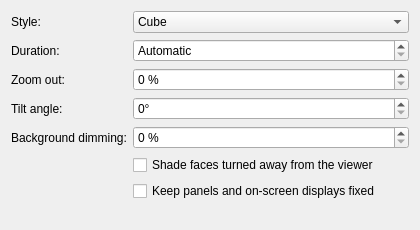
<?xml version="1.0" encoding="UTF-8"?>
<ui version="4.0">
 <class>FacetsConfig</class>
 <widget class="QWidget" name="FacetsConfig">
  <property name="geometry">
   <rect>
    <x>0</x>
    <y>0</y>
    <width>420</width>
    <height>230</height>
   </rect>
  </property>
  <layout class="QFormLayout" name="formLayout">
   <item row="0" column="0">
    <widget class="QLabel" name="styleLabel">
     <property name="text">
      <string>Style:</string>
     </property>
     <property name="buddy">
      <cstring>kcfg_Style</cstring>
     </property>
    </widget>
   </item>
   <item row="0" column="1">
    <widget class="QComboBox" name="kcfg_Style">
     <property name="toolTip">
      <string>3D transition used when switching virtual desktops</string>
     </property>
     <item>
      <property name="text">
       <string>Cube</string>
      </property>
     </item>
     <item>
      <property name="text">
       <string>Flip</string>
      </property>
     </item>
     <item>
      <property name="text">
       <string>Deck</string>
      </property>
     </item>
    </widget>
   </item>
   <item row="1" column="0">
    <widget class="QLabel" name="durationLabel">
     <property name="text">
      <string>Duration:</string>
     </property>
     <property name="buddy">
      <cstring>kcfg_Duration</cstring>
     </property>
    </widget>
   </item>
   <item row="1" column="1">
    <widget class="QSpinBox" name="kcfg_Duration">
     <property name="toolTip">
      <string>Animation length in milliseconds, 0 follows the global animation speed</string>
     </property>
     <property name="specialValueText">
      <string>Automatic</string>
     </property>
     <property name="suffix">
      <string> ms</string>
     </property>
     <property name="minimum">
      <number>0</number>
     </property>
     <property name="maximum">
      <number>3000</number>
     </property>
     <property name="singleStep">
      <number>50</number>
     </property>
    </widget>
   </item>
   <item row="2" column="0">
    <widget class="QLabel" name="zoomOutLabel">
     <property name="text">
      <string>Zoom out:</string>
     </property>
     <property name="buddy">
      <cstring>kcfg_ZoomOut</cstring>
     </property>
    </widget>
   </item>
   <item row="2" column="1">
    <widget class="QSpinBox" name="kcfg_ZoomOut">
     <property name="toolTip">
      <string>How far the camera pulls back at the middle of the animation</string>
     </property>
     <property name="suffix">
      <string> %</string>
     </property>
     <property name="minimum">
      <number>0</number>
     </property>
     <property name="maximum">
      <number>150</number>
     </property>
    </widget>
   </item>
   <item row="3" column="0">
    <widget class="QLabel" name="tiltAngleLabel">
     <property name="text">
      <string>Tilt angle:</string>
     </property>
     <property name="buddy">
      <cstring>kcfg_TiltAngle</cstring>
     </property>
    </widget>
   </item>
   <item row="3" column="1">
    <widget class="QSpinBox" name="kcfg_TiltAngle">
     <property name="toolTip">
      <string>Peak tilt of the 3D scene in degrees</string>
     </property>
     <property name="suffix">
      <string>°</string>
     </property>
     <property name="minimum">
      <number>0</number>
     </property>
     <property name="maximum">
      <number>30</number>
     </property>
    </widget>
   </item>
   <item row="4" column="0">
    <widget class="QLabel" name="backgroundDimLabel">
     <property name="text">
      <string>Background dimming:</string>
     </property>
     <property name="buddy">
      <cstring>kcfg_BackgroundDim</cstring>
     </property>
    </widget>
   </item>
   <item row="4" column="1">
    <widget class="QSpinBox" name="kcfg_BackgroundDim">
     <property name="toolTip">
      <string>Darkness of the wallpaper shown behind the 3D scene</string>
     </property>
     <property name="suffix">
      <string> %</string>
     </property>
     <property name="minimum">
      <number>0</number>
     </property>
     <property name="maximum">
      <number>100</number>
     </property>
    </widget>
   </item>
   <item row="5" column="1">
    <widget class="QCheckBox" name="kcfg_Shading">
     <property name="toolTip">
      <string>Apply directional shading to desktop faces during the animation</string>
     </property>
     <property name="text">
      <string>Shade faces turned away from the viewer</string>
     </property>
    </widget>
   </item>
   <item row="6" column="1">
    <widget class="QCheckBox" name="kcfg_KeepPanels">
     <property name="toolTip">
      <string>Keep panels and on-screen displays fixed instead of moving them with the desktop</string>
     </property>
     <property name="text">
      <string>Keep panels and on-screen displays fixed</string>
     </property>
    </widget>
   </item>
  </layout>
 </widget>
 <resources/>
 <connections/>
</ui>
